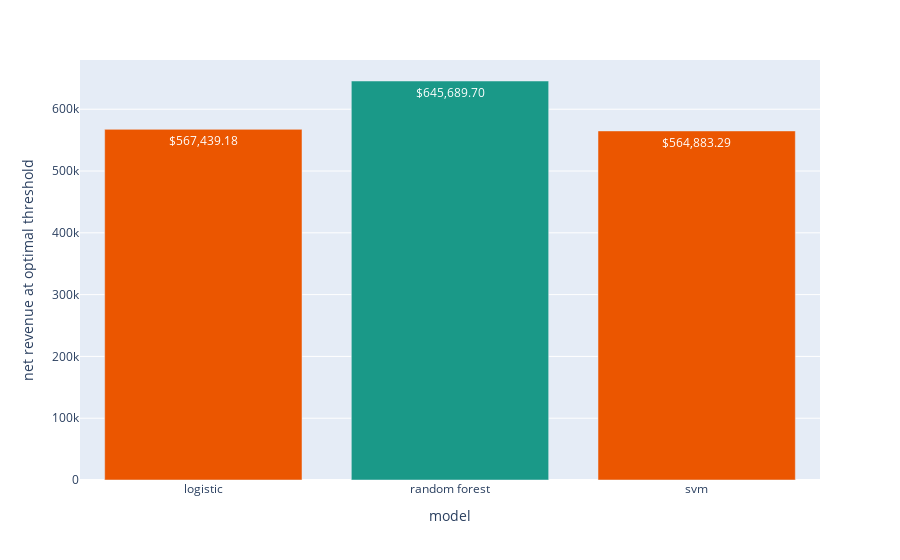

Notebook source saved alongside this figure:
### Code cell
fig = px.bar(test_rev_df, x='model', y='net revenue at optimal threshold', text = "rev_format")
fig.update_layout(template = "plotly")
fig.update_traces(marker_color=['#eb5600', '#1a9988', '#eb5600'])
fig.show()

### Figure 1 — Plotly figure (JSON) as saved in the notebook; plotly's stock layout.template omitted (floating-point values rounded to 4 significant figures)
{"data": [{"alignmentgroup": "True", "hovertemplate": "model=%{x}<br>net revenue at optimal threshold=%{y}<br>rev_format=%{text}<extra></extra>", "legendgroup": "", "marker": {"color": ["#eb5600", "#1a9988", "#eb5600"]}, "name": "", "offsetgroup": "", "orientation": "v", "showlegend": false, "text": ["$567,439.18", "$645,689.70", "$564,883.29"], "textposition": "auto", "type": "bar", "x": ["logistic", "random forest", "svm"], "xaxis": "x", "y": [567400.0, 645700.0, 564900.0], "yaxis": "y"}], "layout": {"barmode": "relative", "legend": {"tracegroupgap": 0}, "margin": {"t": 60}, "xaxis": {"anchor": "y", "domain": [0, 1], "title": {"text": "model"}}, "yaxis": {"anchor": "x", "domain": [0, 1], "title": {"text": "net revenue at optimal threshold"}}}}
